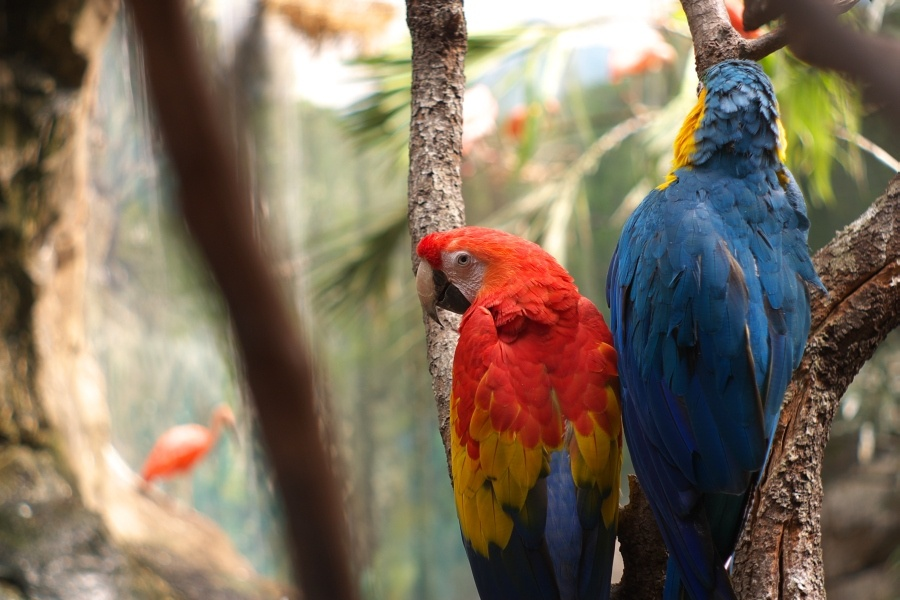
%> input picture FC_LAB0/faunia.jpg, 900 x 600 px
$ octave ex2.m   (GNU Octave 9; MATLAB toolbox functions it lacks are replaced by stand-ins)
%> lines starting %> are read from the running program, lines starting %| are printed output that depends on the picture
figure(1)
im=imread('faunia.jpg');
%> im is the input picture: size 600x900x3 uint8; mean R, G, B 126.4, 111.8, 93.9
subplot(2,2,1);
im1 = im;
im1(:,:,2)=0;
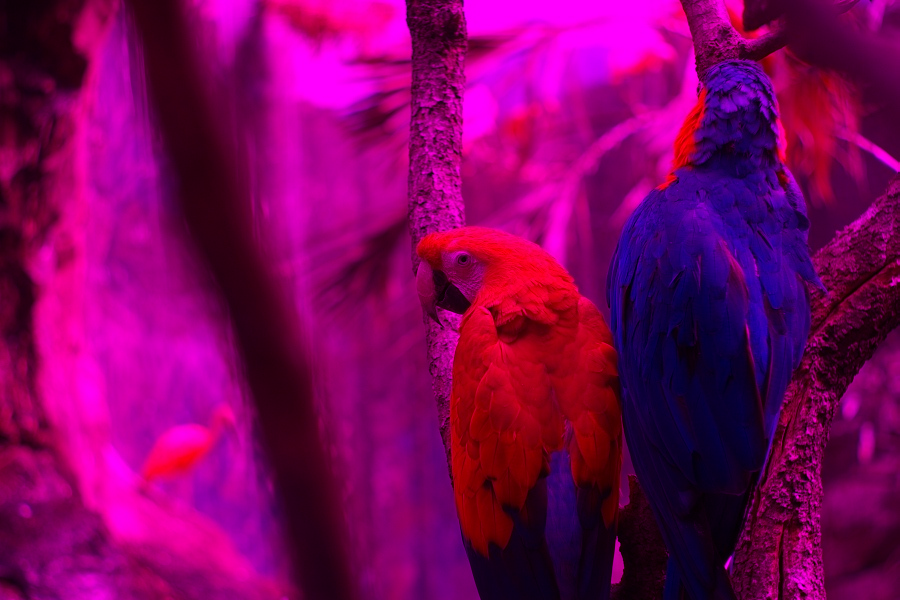
%> im1: size 600x900x3 uint8; mean R, G, B 126.4, 0, 93.9
im1(:,:,3)=0;
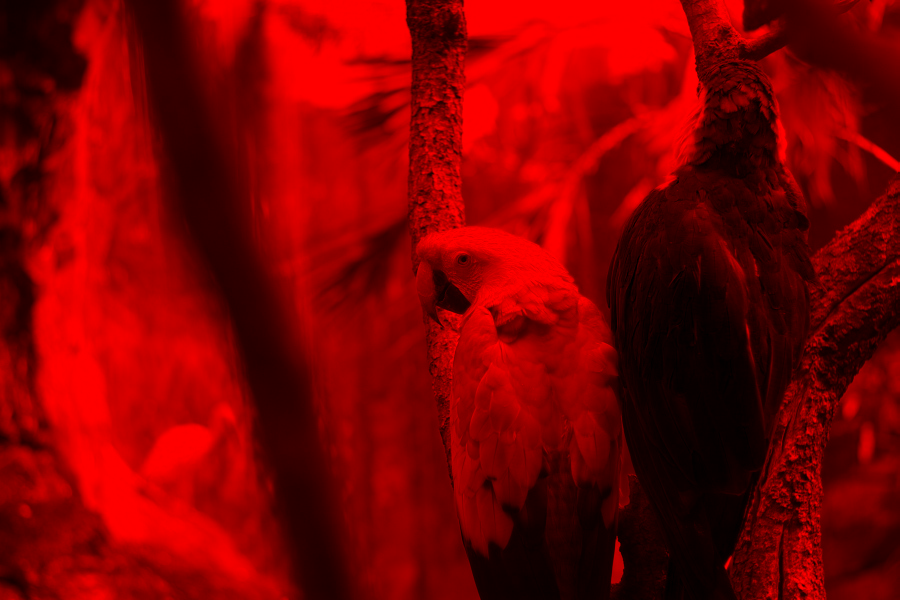
%> im1: size 600x900x3 uint8; mean R, G, B 126.4, 0, 0
imshow(im1);
subplot(2,2,2);
%> (the run ends here)

$ run again, with FC_LAB0/faro.jpg copied over FC_LAB0/faunia.jpg
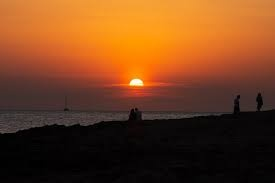
%> input picture FC_LAB0/faro.jpg, 275 x 183 px
%> im is the input picture: size 183x275x3 uint8; mean R, G, B 116.6, 65.3, 29.7
%> `im1(:,:,2)=0;`:
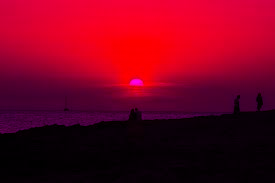
%> im1: size 183x275x3 uint8; mean R, G, B 116.6, 0, 29.7
%> `im1(:,:,3)=0;`:
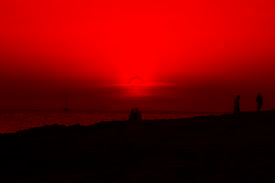
%> im1: size 183x275x3 uint8; mean R, G, B 116.6, 0, 0

$ run again, with FC_LAB0/foto_bw.jpg copied over FC_LAB0/faunia.jpg
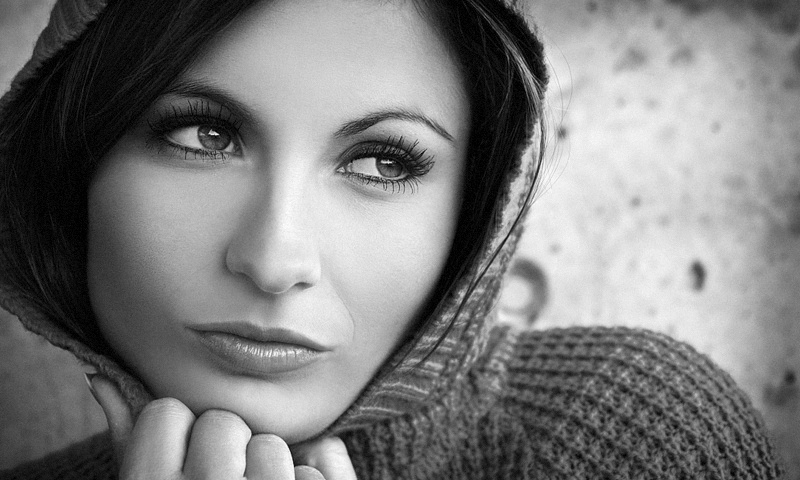
%> input picture FC_LAB0/foto_bw.jpg, 800 x 480 px
%> im is the input picture: size 480x800 uint8; min 0, max 255, mean 125
%> `im1(:,:,3)=0;`:
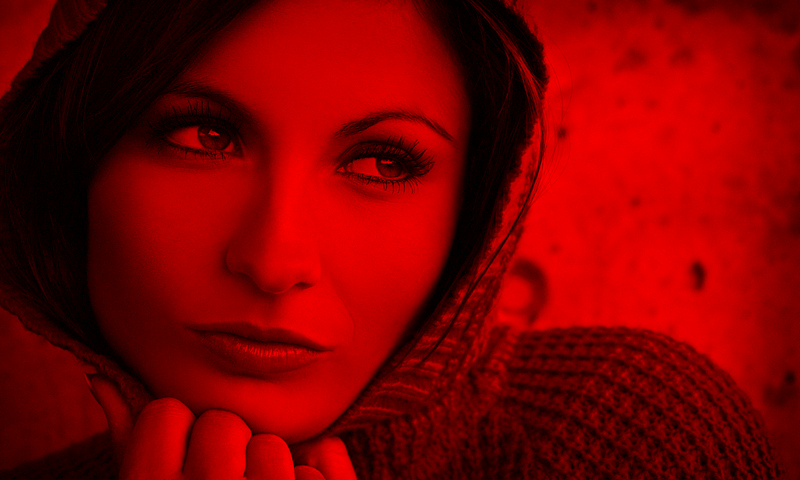
%> im1: size 480x800x3 uint8; mean R, G, B 125, 0, 0

$ run again, with FC_LAB0/playa.jpg copied over FC_LAB0/faunia.jpg
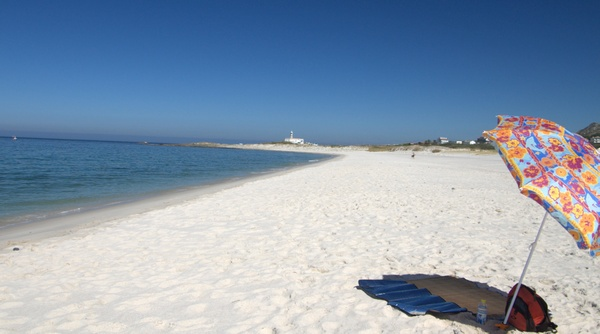
%> input picture FC_LAB0/playa.jpg, 600 x 334 px
%> im is the input picture: size 334x600x3 uint8; mean R, G, B 136.6, 154.6, 174.9
%> `im1(:,:,2)=0;`:
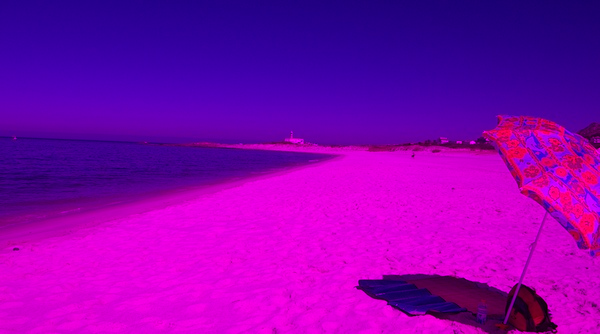
%> im1: size 334x600x3 uint8; mean R, G, B 136.6, 0, 174.9
%> `im1(:,:,3)=0;`:
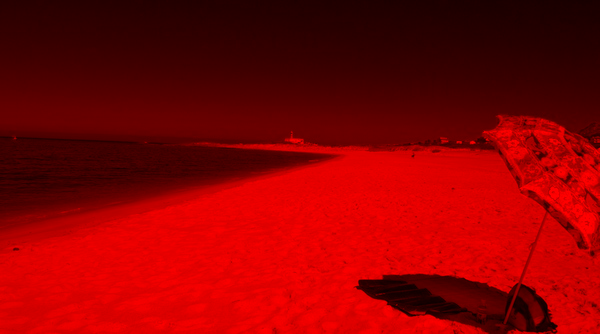
%> im1: size 334x600x3 uint8; mean R, G, B 136.6, 0, 0
